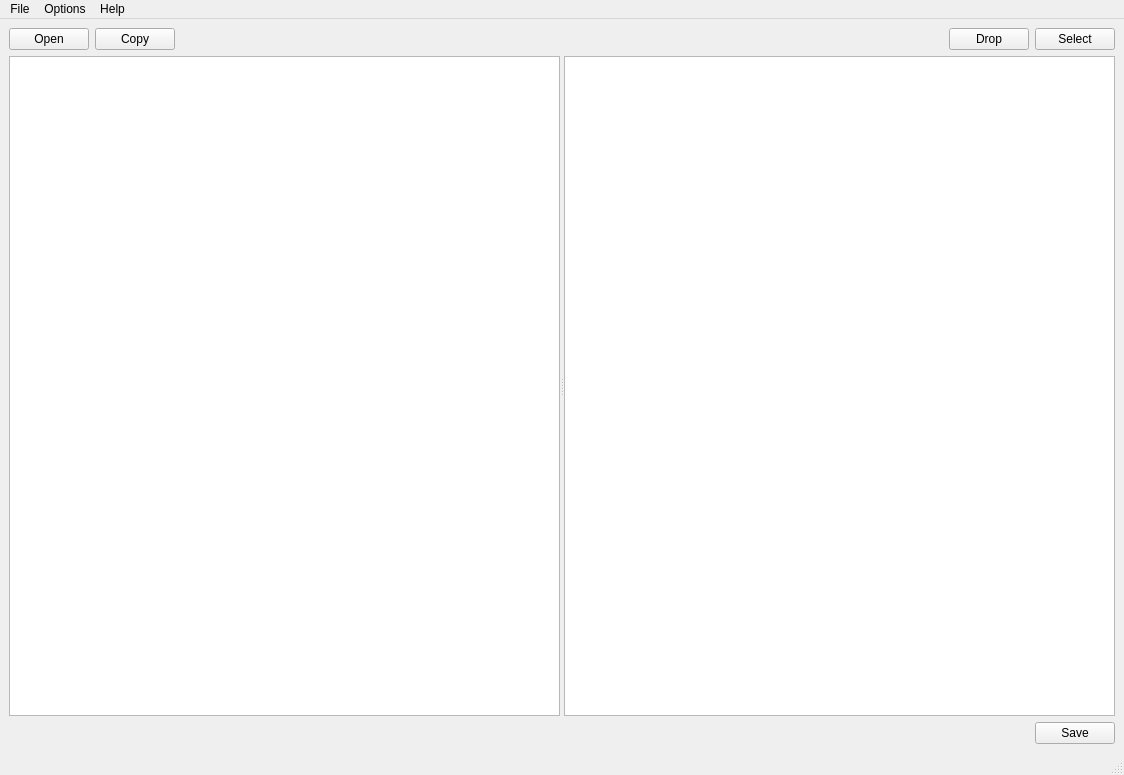
<?xml version="1.0" encoding="UTF-8"?>
<ui version="4.0">
 <class>MainWindow</class>
 <widget class="QMainWindow" name="MainWindow">
  <property name="geometry">
   <rect>
    <x>0</x>
    <y>0</y>
    <width>1124</width>
    <height>775</height>
   </rect>
  </property>
  <property name="windowTitle">
   <string>SKFGI feedback analyzer</string>
  </property>
  <property name="windowIcon">
   <iconset>
    <normaloff>icons/logo.png</normaloff>icons/logo.png</iconset>
  </property>
  <property name="toolTipDuration">
   <number>-1</number>
  </property>
  <widget class="QWidget" name="centralwidget">
   <layout class="QGridLayout" name="gridLayout">
    <item row="0" column="0">
     <layout class="QVBoxLayout" name="verticalLayout">
      <item>
       <layout class="QHBoxLayout" name="horizontalLayout_4">
        <item>
         <layout class="QHBoxLayout" name="horizontalLayout_2">
          <item>
           <widget class="QPushButton" name="open_button">
            <property name="cursor">
             <cursorShape>PointingHandCursor</cursorShape>
            </property>
            <property name="toolTip">
             <string>Open csv file.</string>
            </property>
            <property name="text">
             <string>Open</string>
            </property>
            <property name="icon">
             <iconset>
              <normaloff>icons/open.ico</normaloff>icons/open.ico</iconset>
            </property>
           </widget>
          </item>
          <item>
           <widget class="QPushButton" name="copy_csv_button">
            <property name="cursor">
             <cursorShape>PointingHandCursor</cursorShape>
            </property>
            <property name="toolTip">
             <string>Make a copy of the cleaned csv file and save it in the save directory.</string>
            </property>
            <property name="text">
             <string>Copy</string>
            </property>
            <property name="icon">
             <iconset>
              <normaloff>icons/copy.ico</normaloff>icons/copy.ico</iconset>
            </property>
            <property name="shortcut">
             <string>Ctrl+C</string>
            </property>
           </widget>
          </item>
         </layout>
        </item>
        <item>
         <spacer name="horizontalSpacer">
          <property name="orientation">
           <enum>Qt::Horizontal</enum>
          </property>
          <property name="sizeHint" stdset="0">
           <size>
            <width>40</width>
            <height>20</height>
           </size>
          </property>
         </spacer>
        </item>
        <item>
         <layout class="QHBoxLayout" name="horizontalLayout">
          <item>
           <widget class="QPushButton" name="drop_button">
            <property name="cursor">
             <cursorShape>PointingHandCursor</cursorShape>
            </property>
            <property name="toolTip">
             <string>Drop the selected columns from the dataset.</string>
            </property>
            <property name="toolTipDuration">
             <number>-1</number>
            </property>
            <property name="statusTip">
             <string/>
            </property>
            <property name="text">
             <string>Drop</string>
            </property>
            <property name="icon">
             <iconset>
              <normaloff>icons/drop.ico</normaloff>icons/drop.ico</iconset>
            </property>
            <property name="shortcut">
             <string>Ctrl+D</string>
            </property>
           </widget>
          </item>
          <item>
           <widget class="QPushButton" name="select_button">
            <property name="cursor">
             <cursorShape>PointingHandCursor</cursorShape>
            </property>
            <property name="toolTip">
             <string>Use only the selected columns. Drop the unselected columns from the dataset.</string>
            </property>
            <property name="toolTipDuration">
             <number>-1</number>
            </property>
            <property name="text">
             <string>Select</string>
            </property>
            <property name="icon">
             <iconset>
              <normaloff>icons/select.ico</normaloff>icons/select.ico</iconset>
            </property>
            <property name="shortcut">
             <string>Ctrl+K</string>
            </property>
           </widget>
          </item>
         </layout>
        </item>
       </layout>
      </item>
      <item>
       <widget class="QSplitter" name="splitter">
        <property name="cursor">
         <cursorShape>ArrowCursor</cursorShape>
        </property>
        <property name="frameShape">
         <enum>QFrame::NoFrame</enum>
        </property>
        <property name="frameShadow">
         <enum>QFrame::Plain</enum>
        </property>
        <property name="orientation">
         <enum>Qt::Horizontal</enum>
        </property>
        <widget class="QListWidget" name="column_list">
         <property name="baseSize">
          <size>
           <width>0</width>
           <height>0</height>
          </size>
         </property>
         <property name="cursor" stdset="0">
          <cursorShape>PointingHandCursor</cursorShape>
         </property>
         <property name="selectionMode">
          <enum>QAbstractItemView::MultiSelection</enum>
         </property>
        </widget>
        <widget class="QTableView" name="data_table"/>
       </widget>
      </item>
      <item>
       <layout class="QHBoxLayout" name="horizontalLayout_3">
        <item>
         <spacer name="horizontalSpacer_2">
          <property name="orientation">
           <enum>Qt::Horizontal</enum>
          </property>
          <property name="sizeHint" stdset="0">
           <size>
            <width>40</width>
            <height>20</height>
           </size>
          </property>
         </spacer>
        </item>
        <item>
         <widget class="QPushButton" name="save_button">
          <property name="cursor">
           <cursorShape>PointingHandCursor</cursorShape>
          </property>
          <property name="toolTip">
           <string>Save the analysis output.</string>
          </property>
          <property name="text">
           <string>Save</string>
          </property>
          <property name="icon">
           <iconset>
            <normaloff>icons/save.ico</normaloff>icons/save.ico</iconset>
          </property>
         </widget>
        </item>
       </layout>
      </item>
     </layout>
    </item>
   </layout>
  </widget>
  <widget class="QMenuBar" name="menubar">
   <property name="geometry">
    <rect>
     <x>0</x>
     <y>0</y>
     <width>1124</width>
     <height>26</height>
    </rect>
   </property>
   <widget class="QMenu" name="menuFile">
    <property name="title">
     <string>File</string>
    </property>
   </widget>
   <widget class="QMenu" name="menuOptions">
    <property name="title">
     <string>Options</string>
    </property>
   </widget>
   <widget class="QMenu" name="menuHelp">
    <property name="title">
     <string>Help</string>
    </property>
   </widget>
   <addaction name="menuFile"/>
   <addaction name="menuOptions"/>
   <addaction name="menuHelp"/>
  </widget>
  <widget class="QStatusBar" name="statusbar"/>
  <action name="actionOpen">
   <property name="icon">
    <iconset>
     <normaloff>open.ico</normaloff>open.ico</iconset>
   </property>
   <property name="text">
    <string>Open</string>
   </property>
   <property name="toolTip">
    <string>Open csv file.</string>
   </property>
   <property name="shortcut">
    <string>Ctrl+O</string>
   </property>
  </action>
  <action name="actionSave">
   <property name="icon">
    <iconset>
     <normaloff>save.ico</normaloff>save.ico</iconset>
   </property>
   <property name="text">
    <string>Save</string>
   </property>
   <property name="toolTip">
    <string>Save</string>
   </property>
   <property name="shortcut">
    <string>Ctrl+S</string>
   </property>
  </action>
  <action name="actionQuit">
   <property name="icon">
    <iconset>
     <normaloff>exit.ico</normaloff>exit.ico</iconset>
   </property>
   <property name="text">
    <string>Quit</string>
   </property>
   <property name="toolTip">
    <string>Close the program.</string>
   </property>
  </action>
  <action name="actionSave_As">
   <property name="icon">
    <iconset>
     <normaloff>save_as.ico</normaloff>save_as.ico</iconset>
   </property>
   <property name="text">
    <string>Save As</string>
   </property>
   <property name="toolTip">
    <string>Save the analysis output with rename.</string>
   </property>
   <property name="shortcut">
    <string>Ctrl+Shift+S</string>
   </property>
  </action>
  <action name="actionPreview">
   <property name="icon">
    <iconset>
     <normaloff>preview.ico</normaloff>preview.ico</iconset>
   </property>
   <property name="text">
    <string>Preview</string>
   </property>
   <property name="toolTip">
    <string>Preview</string>
   </property>
   <property name="shortcut">
    <string>Ctrl+E</string>
   </property>
  </action>
  <action name="actionAbout">
   <property name="icon">
    <iconset>
     <normaloff>about.ico</normaloff>about.ico</iconset>
   </property>
   <property name="text">
    <string>About</string>
   </property>
   <property name="shortcut">
    <string>Ctrl+I</string>
   </property>
  </action>
  <action name="actionCheck_for_update">
   <property name="icon">
    <iconset>
     <normaloff>update.ico</normaloff>update.ico</iconset>
   </property>
   <property name="text">
    <string>Check for update</string>
   </property>
   <property name="shortcut">
    <string>Ctrl+U</string>
   </property>
  </action>
 </widget>
 <resources/>
 <connections/>
</ui>
